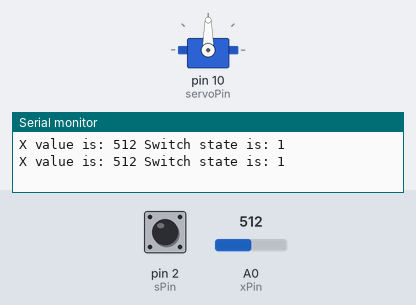
This sketch was run on a simulated Arduino Uno, built with avr-gcc and run on an emulated ATmega328P. Parts: servo, the last lines printed to the serial monitor. Inputs (shaded band) come from the test bench; at power-on: A0 (xPin) = 512, pin 2 (sPin) HIGH.

Above: at 1.3 s.
1.4 s: A0 (xPin) set to 716
At 2.5 s:
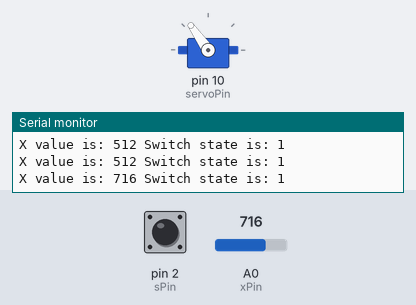
3.5 s: A0 (xPin) set to 900
At 5.2 s:
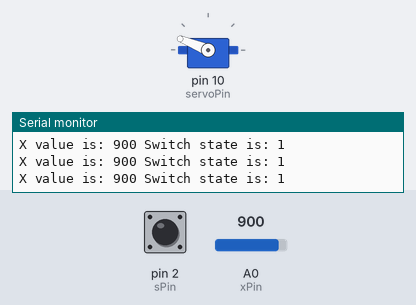
5.5 s: A0 (xPin) set to 1023
At 6.9 s:
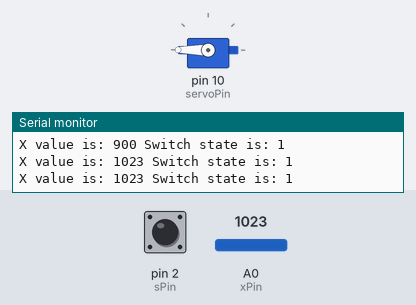
7.5 s: A0 (xPin) set to 306
At 8.6 s:
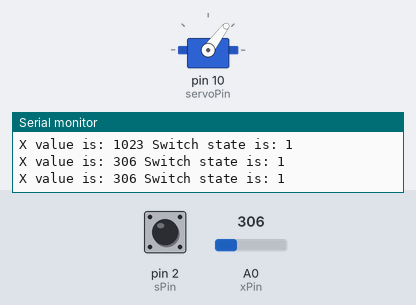
9.5 s: A0 (xPin) set to 122
At 11.2 s:
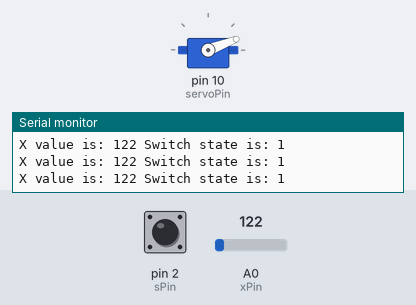
11.5 s: A0 (xPin) set to 0
At 13.0 s:
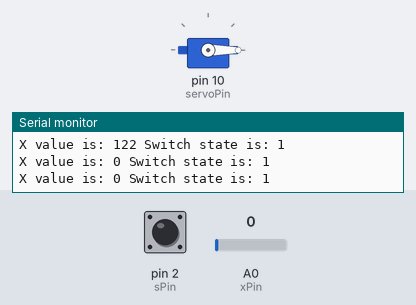
Timing chart, 0 to 14.5 s (numbered marks = the images above; inputs shaded):
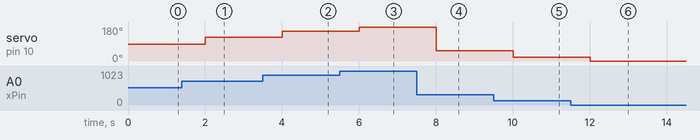

Measured:
- after the input at 1.4 s, servo on pin 10 (servoPin): 90° → 125° after 0.60 s
- after the input at 3.5 s, servo on pin 10 (servoPin): 125° → 158° after 0.51 s
- after the input at 5.5 s, servo on pin 10 (servoPin): 158° → 180° after 0.51 s
- after the input at 7.5 s, servo on pin 10 (servoPin): 180° → 53° after 0.51 s
- after the input at 9.5 s, servo on pin 10 (servoPin): 53° → 21° after 0.51 s
- after the input at 11.5 s, servo on pin 10 (servoPin): 21° → 0° after 0.52 s

The sketch:

33.control_servos_with_joystick.ino
```cpp
#include <Servo.h>

Servo myServo;

// joystick can control 2 directions
// but servo only needs a value, without a direction

// 0 - 180 degree, correcponding to 0-1023
// if joystick in the middle, the value would be 511
// on both side the value would be 0 and 1023, which means the servo will rotate for
// clockwise and counterclockwise 90

// this means that you can control 2 servos
// but here we only use one direction, that is x direction to control one servo


// x direction
int xPin = A0;

// y direction
//int yPin = A1;

// joystick switch open and off
int sPin = 2;

// servo pin
int servoPin = 10;

int WVx;


int xVal;
// int yVal;
int sVal;

void setup() {
  // put your setup code here, to run once:
  Serial.begin(9600);

  pinMode(xPin, INPUT);

  pinMode(sPin, INPUT);

  // set servonPin high
  myServo.attach(servoPin);

  // open the joystick
  digitalWrite(sPin, HIGH);

}

void loop() {
  // put your main code here, to run repeatedly:


  xVal = analogRead(xPin);
  WVx = (180./1023.)*xVal;

  sVal = digitalRead(sPin);
  delay(500);

  myServo.write(WVx);

  Serial.print("X value is: ");
  Serial.print(xVal);
  Serial.print(" Switch state is: ");
  Serial.println(sVal);

}
```
